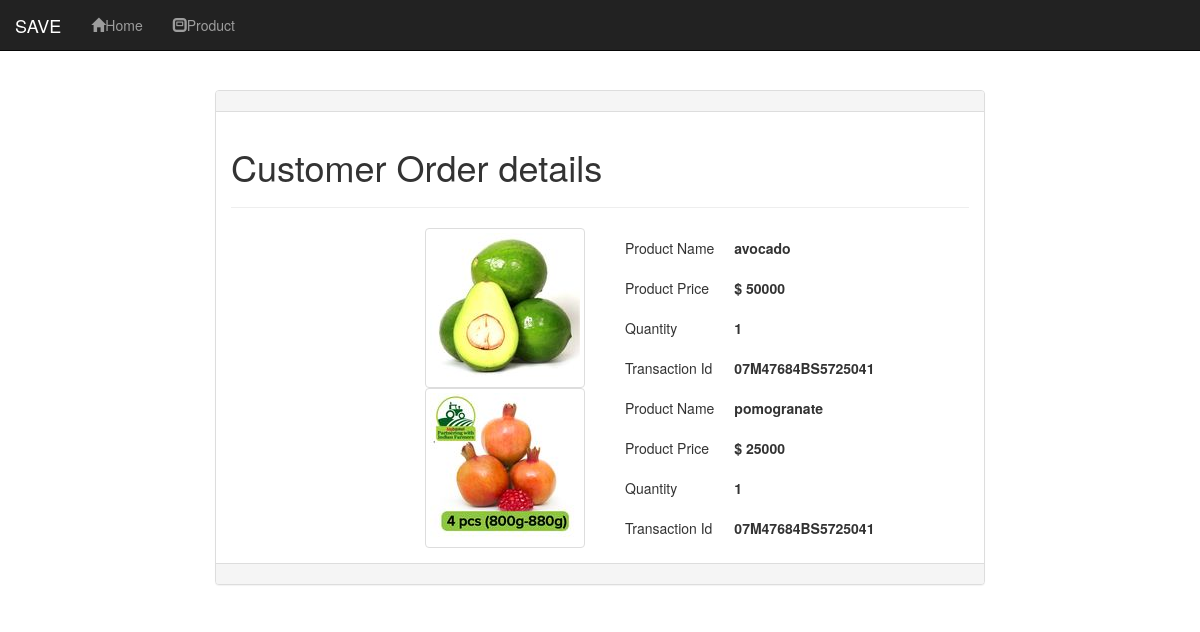
/customer_order.php (signed in), run on the app's committed database.
### tables this page shows
CREATE TABLE `orders` (
  `order_id` int(11) NOT NULL,
  `user_id` int(11) NOT NULL,
  `product_id` int(11) NOT NULL,
  `qty` int(11) NOT NULL,
  `trx_id` varchar(255) NOT NULL,
  `p_status` varchar(20) NOT NULL
);

CREATE TABLE `products` (
  `product_id` int(100) NOT NULL,
  `product_cat` int(100) NOT NULL,
  `product_brand` int(100) NOT NULL,
  `product_title` varchar(255) NOT NULL,
  `product_price` int(100) NOT NULL,
  `product_desc` text NOT NULL,
  `product_image` text NOT NULL,
  `product_keywords` text NOT NULL
);

### customer_order.php (the view, shortened to what this page needs)
<!DOCTYPE html>
<html>
	<head>
		<link rel="stylesheet" href="css/bootstrap.min.css"/>
	</head>
<body>
	<div class="navbar navbar-inverse navbar-fixed-top">
		<div class="container-fluid">
			<div class="navbar-header">
				<a href="#" class="navbar-brand">SAVE</a>
			</div>
			<ul class="nav navbar-nav">
				<li><a href="index.php"><span class="glyphicon glyphicon-home"></span>Home</a></li>
				<li><a href="index.php"><span class="glyphicon glyphicon-modal-window"></span>Product</a></li>
			</ul>
		</div>
	</div>
	<p><br/></p>
	<p><br/></p>
	<p><br/></p>
	<div class="container-fluid">
		<div class="row">
			<div class="col-md-2"></div>
			<div class="col-md-8">
				<div class="panel panel-default">
					<div class="panel-heading"></div>
					<div class="panel-body">
						<h1>Customer Order details</h1>
						<hr/>
						<?php
							include_once("db.php");
							$user_id = $_SESSION["uid"];
							$orders_list = "SELECT o.order_id,o.user_id,o.product_id,o.qty,o.trx_id,o.p_status,p.product_title,p.product_price,p.product_image FROM orders o,products p WHERE o.user_id='$user_id' AND o.product_id=p.product_id";
							$query = mysqli_query($con,$orders_list);
							if (mysqli_num_rows($query) > 0) {
								while ($row=mysqli_fetch_array($query)) {
									?>
										<div class="row">
											<div class="col-md-6">
												<img style="float:right;" src="product_images/<?php echo $row['product_image']; ?>" class="img-responsive img-thumbnail"/>
											</div>
											<div class="col-md-6">
												<table>
													<tr><td>Product Name</td><td><b><?php echo $row["product_title"]; ?></b> </td></tr>
													<tr><td>Product Price</td><td><b><?php echo "$ ".$row["product_price"]; ?></b></td></tr>
													<tr><td>Quantity</td><td><b><?php echo $row["qty"]; ?></b></td></tr>
													<tr><td>Transaction Id</td><td><b><?php echo $row["trx_id"]; ?></b></td></tr>
												</table>
											</div>
										</div>
									<?php
								}
							}
						?>
					</div>
					<div class="panel-footer"></div>
				</div>
			</div>
			<div class="col-md-2"></div>
		</div>
	</div>
</body>
</html>

### customer_order.php (style rules this page uses)
table tr td { padding:10px; }

### data on the page
orders: product.product_image (picture), product.product_title "avocado", product.product_price "50000", qty "1", trx "07M47684BS5725041"
orders: product.product_image (picture), product.product_title "pomogranate", product.product_price "25000", qty "1", trx "07M47684BS5725041"
